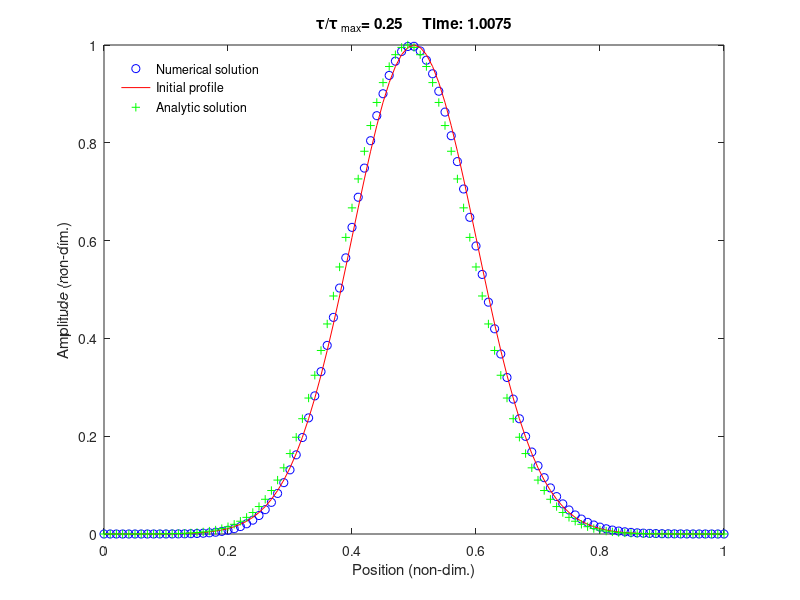
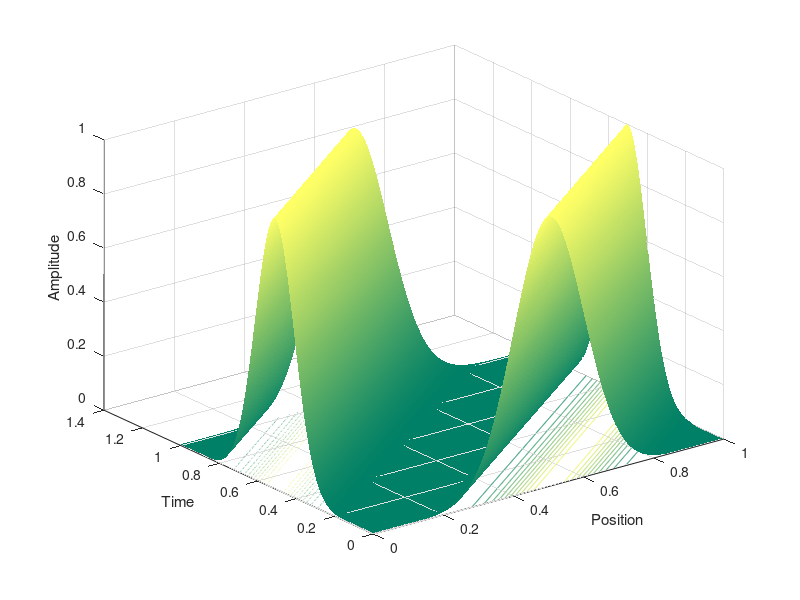

Reproduce these figures in MATLAB, in order.
% advection_lw.m
% Solve the advection equation using Lax-Wendroff with periodic BCs

% Clear memory and show only a few digits
clear all; format short;

% Propagation speed
c=1;

% Spatial and time steps
h=0.01;
tau=0.0025;

% Number of steps such that the pulse should propagate through
% the periodic domain once
nsteps=ceil((1+h)/(c*tau));

% Vector of x values
x=0:h:1;
L=length(x);

% Diagonal matrix to implement the centred spatial first-derivative
D=diag(ones(L-1,1),+1)-diag(ones(L-1,1),-1);

% Additional elements for periodic boundary conditions
D(1,L)=-1;
D(L,1)=+1;

% Lax-Wendroff second derivative matrix
D2=abs(D)-2*eye(L);

% Update matrix
M=eye(L)-0.5*(c*tau/h)*D+0.5*(c*tau/h)^2*D2;

% Initial conditions (a Gaussian pulse at x = 0.5)
sig=0.1;
amp=exp(-0.5*(x-0.5).^2/sig^2)';
amp0=amp; 

% Record a(x,t) matrix for visualisation
amp_xt(:,1)=amp0;

% March forwards in time
figure(1);
time(1)=0;
for n=1:nsteps
    
    % Update the time and the wave amplitude profile
    time(n+1)=time(n)+tau;
    amp=M*amp;

    % Calculate the profile for the exact analytic solution
    k=floor(c*time(n+1)/h); % The index the peak has reached
    xp=x([k+1:end 1:k]); % Shift x to left by k steps
    
    % Plot the amplitude versus position, the initial amplitude
    % profile, and the analytic values, with annotations
    plot(x,amp,'bo',x,amp0,'r',xp,amp0,'g+')
    xlabel('Position (non-dim.)');
    ylabel('Amplitude (non-dim.)');
    title(['\tau/\tau_{\rm max}= ',num2str(tau/(h/c)),...
        '     Time: ',num2str(time(n))]);
    drawnow; 
    pause(0.01);
    
    % Record a(x,t) matrix for visualisation
    amp_xt(:,n+1)=amp;
    
end

% Add annotation
handle=legend('Numerical solution','Initial profile',...
  'Analytic solution');
set (handle,'Box','off','Location','NorthWest')

% Visualisation of amplitude versus position and time. MATLAB
% uses a surfc(x(i),y(j),z(j,i)) convention, hence the transpose
figure(2);
colormap(summer);
surfc(x,time,amp_xt');
shading interp;
xlabel('Position'); ylabel('Time'); zlabel('Amplitude');

% Calculate the spectral radius of M
rho=max(abs(eig(M)));
disp(['Spectral radius: ',num2str(rho)]);
